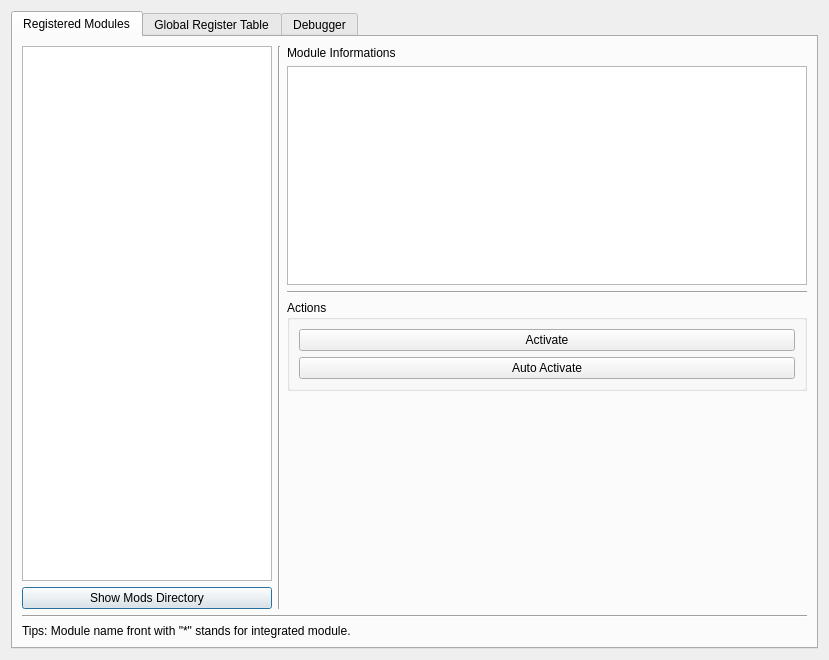
<?xml version="1.0" encoding="UTF-8"?>
<ui version="4.0">
 <class>ModuleControllerDialog</class>
 <widget class="QDialog" name="ModuleControllerDialog">
  <property name="geometry">
   <rect>
    <x>0</x>
    <y>0</y>
    <width>829</width>
    <height>660</height>
   </rect>
  </property>
  <property name="windowTitle">
   <string>Module Controller</string>
  </property>
  <layout class="QVBoxLayout" name="verticalLayout">
   <item>
    <widget class="QTabWidget" name="tabWidget">
     <property name="tabPosition">
      <enum>QTabWidget::North</enum>
     </property>
     <property name="tabShape">
      <enum>QTabWidget::Rounded</enum>
     </property>
     <property name="currentIndex">
      <number>0</number>
     </property>
     <property name="documentMode">
      <bool>false</bool>
     </property>
     <widget class="QWidget" name="registeredModuleTab">
      <attribute name="title">
       <string>Registered Modules</string>
      </attribute>
      <layout class="QVBoxLayout" name="verticalLayout_6">
       <item>
        <layout class="QHBoxLayout" name="moduleControllerLayout">
         <item>
          <layout class="QVBoxLayout" name="moduleListViewLayout">
           <property name="sizeConstraint">
            <enum>QLayout::SetDefaultConstraint</enum>
           </property>
           <item>
            <widget class="GpgFrontend::UI::ModuleListView" name="moduleListView">
             <property name="sizePolicy">
              <sizepolicy hsizetype="Fixed" vsizetype="Expanding">
               <horstretch>0</horstretch>
               <verstretch>0</verstretch>
              </sizepolicy>
             </property>
             <property name="minimumSize">
              <size>
               <width>250</width>
               <height>0</height>
              </size>
             </property>
             <property name="maximumSize">
              <size>
               <width>250</width>
               <height>16777215</height>
              </size>
             </property>
            </widget>
           </item>
           <item>
            <widget class="QPushButton" name="showModsDirButton">
             <property name="text">
              <string>Show Mods Directory</string>
             </property>
            </widget>
           </item>
          </layout>
         </item>
         <item>
          <widget class="Line" name="line_2">
           <property name="orientation">
            <enum>Qt::Vertical</enum>
           </property>
          </widget>
         </item>
         <item>
          <layout class="QVBoxLayout" name="verticalLayout_3">
           <property name="sizeConstraint">
            <enum>QLayout::SetDefaultConstraint</enum>
           </property>
           <item>
            <widget class="QLabel" name="moduleInfoLabel">
             <property name="text">
              <string>Module Informations</string>
             </property>
            </widget>
           </item>
           <item>
            <widget class="QTextBrowser" name="moduleInfoTextBrowser">
             <property name="lineWrapMode">
              <enum>QTextEdit::NoWrap</enum>
             </property>
            </widget>
           </item>
           <item>
            <widget class="Line" name="line">
             <property name="orientation">
              <enum>Qt::Horizontal</enum>
             </property>
            </widget>
           </item>
           <item>
            <widget class="QGroupBox" name="actionsGroupBox">
             <property name="title">
              <string>Actions</string>
             </property>
             <layout class="QVBoxLayout" name="verticalLayout_4">
              <item>
               <widget class="QPushButton" name="activateOrDeactivateButton">
                <property name="enabled">
                 <bool>true</bool>
                </property>
                <property name="text">
                 <string>Activate</string>
                </property>
               </widget>
              </item>
              <item>
               <widget class="QPushButton" name="autoActivateButton">
                <property name="text">
                 <string>Auto Activate</string>
                </property>
               </widget>
              </item>
             </layout>
            </widget>
           </item>
           <item>
            <spacer name="verticalSpacer">
             <property name="orientation">
              <enum>Qt::Vertical</enum>
             </property>
             <property name="sizeHint" stdset="0">
              <size>
               <width>20</width>
               <height>40</height>
              </size>
             </property>
            </spacer>
           </item>
          </layout>
         </item>
        </layout>
       </item>
       <item>
        <widget class="Line" name="line_3">
         <property name="orientation">
          <enum>Qt::Horizontal</enum>
         </property>
        </widget>
       </item>
       <item>
        <widget class="QLabel" name="tipsLabel">
         <property name="text">
          <string>Tips: Module name front with &quot;*&quot; stands for integrated module.</string>
         </property>
         <property name="wordWrap">
          <bool>true</bool>
         </property>
        </widget>
       </item>
      </layout>
     </widget>
     <widget class="QWidget" name="tab">
      <attribute name="title">
       <string>Global Register Table</string>
      </attribute>
      <layout class="QVBoxLayout" name="verticalLayout_2">
       <item>
        <widget class="GpgFrontend::UI::GRTTreeView" name="treeView">
         <property name="uniformRowHeights">
          <bool>false</bool>
         </property>
        </widget>
       </item>
      </layout>
     </widget>
     <widget class="QWidget" name="tab_2">
      <attribute name="title">
       <string>Debugger</string>
      </attribute>
      <layout class="QVBoxLayout" name="verticalLayout_8">
       <item>
        <layout class="QVBoxLayout" name="verticalLayout_7">
         <item>
          <layout class="QHBoxLayout" name="horizontalLayout_2">
           <item>
            <layout class="QVBoxLayout" name="verticalLayout_10">
             <item>
              <widget class="QPushButton" name="triggerEventButton">
               <property name="text">
                <string>Trigger Event</string>
               </property>
              </widget>
             </item>
             <item>
              <spacer name="verticalSpacer_2">
               <property name="orientation">
                <enum>Qt::Vertical</enum>
               </property>
               <property name="sizeHint" stdset="0">
                <size>
                 <width>20</width>
                 <height>40</height>
                </size>
               </property>
              </spacer>
             </item>
            </layout>
           </item>
           <item>
            <layout class="QVBoxLayout" name="verticalLayout_11">
             <item>
              <widget class="QPushButton" name="pushButton_4">
               <property name="text">
                <string>Upsert GRT Value</string>
               </property>
              </widget>
             </item>
             <item>
              <spacer name="verticalSpacer_3">
               <property name="orientation">
                <enum>Qt::Vertical</enum>
               </property>
               <property name="sizeHint" stdset="0">
                <size>
                 <width>20</width>
                 <height>40</height>
                </size>
               </property>
              </spacer>
             </item>
            </layout>
           </item>
          </layout>
         </item>
        </layout>
       </item>
      </layout>
     </widget>
    </widget>
   </item>
  </layout>
 </widget>
 <customwidgets>
  <customwidget>
   <class>GpgFrontend::UI::ModuleListView</class>
   <extends>QListView</extends>
   <header>ui/widgets/ModuleListView.h</header>
  </customwidget>
  <customwidget>
   <class>GpgFrontend::UI::GRTTreeView</class>
   <extends>QTreeView</extends>
   <header>ui/widgets/GRTTreeView.h</header>
  </customwidget>
 </customwidgets>
 <resources/>
 <connections/>
</ui>
